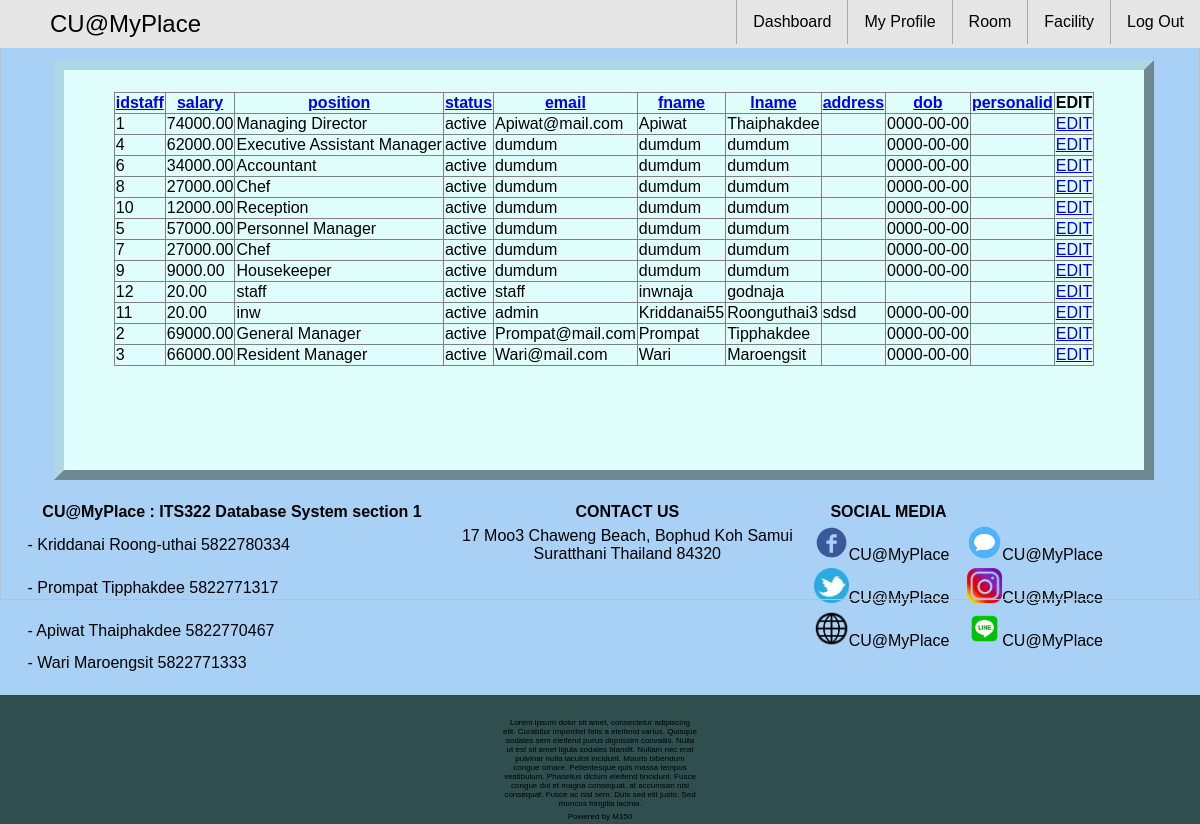
Page /newpage/staff_staff_view.php?sort=fname&by=ASC (signed in) on the committed database.
### tables this page shows
CREATE TABLE `staff` (
  `idstaff` int(11) NOT NULL,
  `user_iduser` int(11) NOT NULL,
  `salary` decimal(8,2) NOT NULL,
  `position` varchar(45) NOT NULL,
  `status` enum('active','nonactive') NOT NULL
);

### newpage/staff_staff_view.php (the view, shortened to what this page needs)
<?php
  require_once('connect.php');
  require_once('helperfunction.php');
?>
<html>
<head>
  <link rel="stylesheet" href="default.css">
</head>
<body>
    <div class="container">
      <?php
      if (isset($_SESSION['userinfo'])) {
        topbar_logout_staff();
      }else{
        topbar();
      }
       ?>
         <div class="tcontentbox_staff">
           <table border='1'>
          <?php
          if (!isset($_GET['by'])) {
            $by = 'ASC';
          }else{
            $by1 = $_GET['by'];
            if ($_GET['by']=='ASC') {
              $by = 'DESC';
            }else{
              $by = 'ASC';
            }
          }
          if (isset($_GET['sort'])) {
            $q = "SELECT * FROM staff_viewstaff ORDER BY ".$_GET['sort']." ".$by1.";";
          }else{
            $q = "SELECT * FROM staff_viewstaff";
          }
          $result=$mysqli->query($q);
          $printhead = 1;
          while ($row = $result->fetch_assoc()) {
            if ($printhead) {
              echo "<tr>";
              foreach ($row as $key => $value) {
                echo "<th><a href='staff_staff_view.php?sort=".$key."&by=".$by."'>".$key."</a></th>";
              }
              echo "<th>EDIT</th>";
              echo "</tr>";
              $printhead=0;
            }
            echo "<tr>";
            foreach ($row as $key => $value) {
              echo "<td>".$value."</td>";
            }
            echo "<td><a href='staff_staff_edit.php?id=".$row['idstaff']."'>EDIT</a></td>";
            echo "</tr>";
          }
           ?>
         </table>
         </div>
</div>
  </body>
</html>

### newpage/default.css (style rules this page uses)
body { width: 100%; padding: 0px; margin: 0px; font-family: sans-serif; }
.container { width: 100%; }
.tcontentbox_staff { border: 10px outset lightblue; float: left; background-color:#DFFEFC; height: auto; width: 90%; position: relative; margin: 5% auto auto 4.5%; z-index: 2; text-align: center; min-height: 400px; }
.tcontentbox_staff table { border-collapse: collapse; margin: 2% auto; }

### rows in the picture
staff: key "idstaff", key "salary", key "position", key "status", key "email", key "fname", key "lname", key "address", key "dob", key "personalid", idstaff "1", salary "74000.00", position "Managing Director", status "active", value "Apiwat@mail.com", value "Apiwat", value "Thaiphakdee", value "0000-00-00"
staff: idstaff "4", salary "62000.00", position "Executive Assistant Manager", status "active", value "dumdum", value "0000-00-00"
staff: idstaff "6", salary "34000.00", position "Accountant", status "active", value "dumdum", value "0000-00-00"
staff: idstaff "8", salary "27000.00", position "Chef", status "active", value "dumdum", value "0000-00-00"
staff: idstaff "10", salary "12000.00", position "Reception", status "active", value "dumdum", value "0000-00-00"
staff: idstaff "5", salary "57000.00", position "Personnel Manager", status "active", value "dumdum", value "0000-00-00"
staff: idstaff "7", salary "27000.00", position "Chef", status "active", value "dumdum", value "0000-00-00"
staff: idstaff "9", salary "9000.00", position "Housekeeper", status "active", value "dumdum", value "0000-00-00"
staff: idstaff "12", salary "20.00", position "staff", status "active", value "staff", value "inwnaja", value "godnaja"
staff: idstaff "11", salary "20.00", position "inw", status "active", value "admin", value "Kriddanai55", value "Roonguthai3", value "sdsd", value "0000-00-00"
staff: idstaff "2", salary "69000.00", position "General Manager", status "active", value "Prompat@mail.com", value "Prompat", value "Tipphakdee", value "0000-00-00"
staff: idstaff "3", salary "66000.00", position "Resident Manager", status "active", value "Wari@mail.com", value "Wari", value "Maroengsit", value "0000-00-00"
